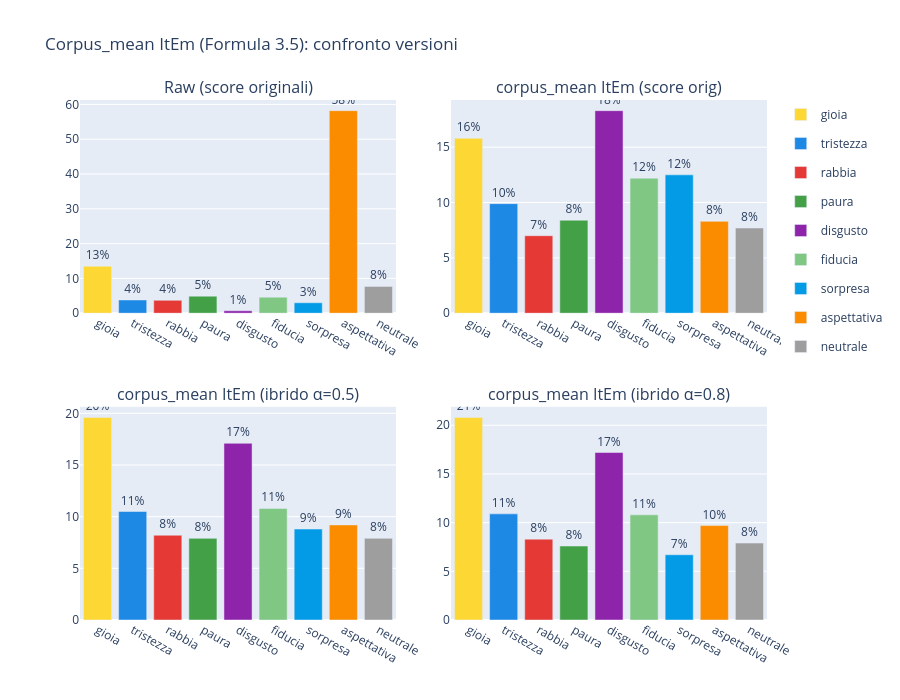

The code cell stored with this chart in its notebook:
### Code cell
results_raw_versions = {}
results_cm_ibridi    = {}
for vname, df_e in MATRICES.items():
    df_raw_v              = detect_emotions(df_corpus, df_tokens, df_e)
    results_raw_versions[vname] = df_raw_v
    results_cm_ibridi[vname], _ = apply_corpus_mean_norm(df_raw_v)

plot_emotion_grid(
    panels=[
        ('Raw (score originali)',            df_raw),
        ('corpus_mean ItEm (score orig)',    results_cm_ibridi['Originale (α=0)']),
        ('corpus_mean ItEm (ibrido α=0.5)', results_cm_ibridi['Ibrido (α=0.5)']),
        ('corpus_mean ItEm (ibrido α=0.8)', results_cm_ibridi['Ibrido (α=0.8)']),
    ],
    total=total,
    title='Corpus_mean ItEm (Formula 3.5): confronto versioni',
).show()

print('\nEffetto corpus_mean ItEm su aspettativa:')
print('{:<30s} | {:>8s} | {:>8s}'.format('Versione', 'Raw', 'corpus_mean'))
print('-' * 53)
for vname in MATRICES:
    c_raw = results_raw_versions[vname]['dominant_emotion'].value_counts()
    c_cm  = results_cm_ibridi[vname]['dominant_emotion'].value_counts()
    print('{:<30s} | {:>7.1f}% | {:>7.1f}%'.format(
        vname,
        c_raw.get('aspettativa', 0) / total * 100,
        c_cm.get('aspettativa',  0) / total * 100))

### Figure 1 — Plotly figure (JSON) as saved in the notebook; plotly's stock layout.template omitted (floating-point values rounded to 4 significant figures)
{"data": [{"legendgroup": "gioia", "marker": {"color": "#FDD835"}, "name": "gioia", "showlegend": true, "text": ["13%"], "textposition": "outside", "x": ["gioia"], "y": [13.5], "type": "bar", "xaxis": "x", "yaxis": "y"}, {"legendgroup": "tristezza", "marker": {"color": "#1E88E5"}, "name": "tristezza", "showlegend": true, "text": ["4%"], "textposition": "outside", "x": ["tristezza"], "y": [3.8], "type": "bar", "xaxis": "x", "yaxis": "y"}, {"legendgroup": "rabbia", "marker": {"color": "#E53935"}, "name": "rabbia", "showlegend": true, "text": ["4%"], "textposition": "outside", "x": ["rabbia"], "y": [3.7], "type": "bar", "xaxis": "x", "yaxis": "y"}, {"legendgroup": "paura", "marker": {"color": "#43A047"}, "name": "paura", "showlegend": true, "text": ["5%"], "textposition": "outside", "x": ["paura"], "y": [4.9], "type": "bar", "xaxis": "x", "yaxis": "y"}, {"legendgroup": "disgusto", "marker": {"color": "#8E24AA"}, "name": "disgusto", "showlegend": true, "text": ["1%"], "textposition": "outside", "x": ["disgusto"], "y": [0.7], "type": "bar", "xaxis": "x", "yaxis": "y"}, {"legendgroup": "fiducia", "marker": {"color": "#81C784"}, "name": "fiducia", "showlegend": true, "text": ["5%"], "textposition": "outside", "x": ["fiducia"], "y": [4.6], "type": "bar", "xaxis": "x", "yaxis": "y"}, {"legendgroup": "sorpresa", "marker": {"color": "#039BE5"}, "name": "sorpresa", "showlegend": true, "text": ["3%"], "textposition": "outside", "x": ["sorpresa"], "y": [3.0], "type": "bar", "xaxis": "x", "yaxis": "y"}, {"legendgroup": "aspettativa", "marker": {"color": "#FB8C00"}, "name": "aspettativa", "showlegend": true, "text": ["58%"], "textposition": "outside", "x": ["aspettativa"], "y": [58.2], "type": "bar", "xaxis": "x", "yaxis": "y"}, {"legendgroup": "neutrale", "marker": {"color": "#9E9E9E"}, "name": "neutrale", "showlegend": true, "text": ["8%"], "textposition": "outside", "x": ["neutrale"], "y": [7.7], "type": "bar", "xaxis": "x", "yaxis": "y"}, {"legendgroup": "gioia", "marker": {"color": "#FDD835"}, "name": "gioia", "showlegend": false, "text": ["16%"], "textposition": "outside", "x": ["gioia"], "y": [15.8], "type": "bar", "xaxis": "x2", "yaxis": "y2"}, {"legendgroup": "tristezza", "marker": {"color": "#1E88E5"}, "name": "tristezza", "showlegend": false, "text": ["10%"], "textposition": "outside", "x": ["tristezza"], "y": [9.9], "type": "bar", "xaxis": "x2", "yaxis": "y2"}, {"legendgroup": "rabbia", "marker": {"color": "#E53935"}, "name": "rabbia", "showlegend": false, "text": ["7%"], "textposition": "outside", "x": ["rabbia"], "y": [7.0], "type": "bar", "xaxis": "x2", "yaxis": "y2"}, {"legendgroup": "paura", "marker": {"color": "#43A047"}, "name": "paura", "showlegend": false, "text": ["8%"], "textposition": "outside", "x": ["paura"], "y": [8.4], "type": "bar", "xaxis": "x2", "yaxis": "y2"}, {"legendgroup": "disgusto", "marker": {"color": "#8E24AA"}, "name": "disgusto", "showlegend": false, "text": ["18%"], "textposition": "outside", "x": ["disgusto"], "y": [18.3], "type": "bar", "xaxis": "x2", "yaxis": "y2"}, {"legendgroup": "fiducia", "marker": {"color": "#81C784"}, "name": "fiducia", "showlegend": false, "text": ["12%"], "textposition": "outside", "x": ["fiducia"], "y": [12.2], "type": "bar", "xaxis": "x2", "yaxis": "y2"}, {"legendgroup": "sorpresa", "marker": {"color": "#039BE5"}, "name": "sorpresa", "showlegend": false, "text": ["12%"], "textposition": "outside", "x": ["sorpresa"], "y": [12.5], "type": "bar", "xaxis": "x2", "yaxis": "y2"}, {"legendgroup": "aspettativa", "marker": {"color": "#FB8C00"}, "name": "aspettativa", "showlegend": false, "text": ["8%"], "textposition": "outside", "x": ["aspettativa"], "y": [8.3], "type": "bar", "xaxis": "x2", "yaxis": "y2"}, {"legendgroup": "neutrale", "marker": {"color": "#9E9E9E"}, "name": "neutrale", "showlegend": false, "text": ["8%"], "textposition": "outside", "x": ["neutrale"], "y": [7.7], "type": "bar", "xaxis": "x2", "yaxis": "y2"}, {"legendgroup": "gioia", "marker": {"color": "#FDD835"}, "name": "gioia", "showlegend": false, "text": ["20%"], "textposition": "outside", "x": ["gioia"], "y": [19.6], "type": "bar", "xaxis": "x3", "yaxis": "y3"}, {"legendgroup": "tristezza", "marker": {"color": "#1E88E5"}, "name": "tristezza", "showlegend": false, "text": ["11%"], "textposition": "outside", "x": ["tristezza"], "y": [10.5], "type": "bar", "xaxis": "x3", "yaxis": "y3"}, {"legendgroup": "rabbia", "marker": {"color": "#E53935"}, "name": "rabbia", "showlegend": false, "text": ["8%"], "textposition": "outside", "x": ["rabbia"], "y": [8.2], "type": "bar", "xaxis": "x3", "yaxis": "y3"}, {"legendgroup": "paura", "marker": {"color": "#43A047"}, "name": "paura", "showlegend": false, "text": ["8%"], "textposition": "outside", "x": ["paura"], "y": [7.9], "type": "bar", "xaxis": "x3", "yaxis": "y3"}, {"legendgroup": "disgusto", "marker": {"color": "#8E24AA"}, "name": "disgusto", "showlegend": false, "text": ["17%"], "textposition": "outside", "x": ["disgusto"], "y": [17.1], "type": "bar", "xaxis": "x3", "yaxis": "y3"}, {"legendgroup": "fiducia", "marker": {"color": "#81C784"}, "name": "fiducia", "showlegend": false, "text": ["11%"], "textposition": "outside", "x": ["fiducia"], "y": [10.8], "type": "bar", "xaxis": "x3", "yaxis": "y3"}, {"legendgroup": "sorpresa", "marker": {"color": "#039BE5"}, "name": "sorpresa", "showlegend": false, "text": ["9%"], "textposition": "outside", "x": ["sorpresa"], "y": [8.8], "type": "bar", "xaxis": "x3", "yaxis": "y3"}, {"legendgroup": "aspettativa", "marker": {"color": "#FB8C00"}, "name": "aspettativa", "showlegend": false, "text": ["9%"], "textposition": "outside", "x": ["aspettativa"], "y": [9.2], "type": "bar", "xaxis": "x3", "yaxis": "y3"}, {"legendgroup": "neutrale", "marker": {"color": "#9E9E9E"}, "name": "neutrale", "showlegend": false, "text": ["8%"], "textposition": "outside", "x": ["neutrale"], "y": [7.9], "type": "bar", "xaxis": "x3", "yaxis": "y3"}, {"legendgroup": "gioia", "marker": {"color": "#FDD835"}, "name": "gioia", "showlegend": false, "text": ["21%"], "textposition": "outside", "x": ["gioia"], "y": [20.8], "type": "bar", "xaxis": "x4", "yaxis": "y4"}, {"legendgroup": "tristezza", "marker": {"color": "#1E88E5"}, "name": "tristezza", "showlegend": false, "text": ["11%"], "textposition": "outside", "x": ["tristezza"], "y": [10.9], "type": "bar", "xaxis": "x4", "yaxis": "y4"}, {"legendgroup": "rabbia", "marker": {"color": "#E53935"}, "name": "rabbia", "showlegend": false, "text": ["8%"], "textposition": "outside", "x": ["rabbia"], "y": [8.3], "type": "bar", "xaxis": "x4", "yaxis": "y4"}, {"legendgroup": "paura", "marker": {"color": "#43A047"}, "name": "paura", "showlegend": false, "text": ["8%"], "textposition": "outside", "x": ["paura"], "y": [7.6], "type": "bar", "xaxis": "x4", "yaxis": "y4"}, {"legendgroup": "disgusto", "marker": {"color": "#8E24AA"}, "name": "disgusto", "showlegend": false, "text": ["17%"], "textposition": "outside", "x": ["disgusto"], "y": [17.2], "type": "bar", "xaxis": "x4", "yaxis": "y4"}, {"legendgroup": "fiducia", "marker": {"color": "#81C784"}, "name": "fiducia", "showlegend": false, "text": ["11%"], "textposition": "outside", "x": ["fiducia"], "y": [10.8], "type": "bar", "xaxis": "x4", "yaxis": "y4"}, {"legendgroup": "sorpresa", "marker": {"color": "#039BE5"}, "name": "sorpresa", "showlegend": false, "text": ["7%"], "textposition": "outside", "x": ["sorpresa"], "y": [6.7], "type": "bar", "xaxis": "x4", "yaxis": "y4"}, {"legendgroup": "aspettativa", "marker": {"color": "#FB8C00"}, "name": "aspettativa", "showlegend": false, "text": ["10%"], "textposition": "outside", "x": ["aspettativa"], "y": [9.7], "type": "bar", "xaxis": "x4", "yaxis": "y4"}, {"legendgroup": "neutrale", "marker": {"color": "#9E9E9E"}, "name": "neutrale", "showlegend": false, "text": ["8%"], "textposition": "outside", "x": ["neutrale"], "y": [7.9], "type": "bar", "xaxis": "x4", "yaxis": "y4"}], "layout": {"xaxis": {"anchor": "y", "domain": [0.0, 0.46]}, "yaxis": {"anchor": "x", "domain": [0.59, 1.0]}, "xaxis2": {"anchor": "y2", "domain": [0.54, 1.0]}, "yaxis2": {"anchor": "x2", "domain": [0.59, 1.0]}, "xaxis3": {"anchor": "y3", "domain": [0.0, 0.46]}, "yaxis3": {"anchor": "x3", "domain": [0.0, 0.41]}, "xaxis4": {"anchor": "y4", "domain": [0.54, 1.0]}, "yaxis4": {"anchor": "x4", "domain": [0.0, 0.41]}, "annotations": [{"font": {"size": 16}, "showarrow": false, "text": "Raw (score originali)", "x": 0.23, "xanchor": "center", "xref": "paper", "y": 1.0, "yanchor": "bottom", "yref": "paper"}, {"font": {"size": 16}, "showarrow": false, "text": "corpus_mean ItEm (score orig)", "x": 0.77, "xanchor": "center", "xref": "paper", "y": 1.0, "yanchor": "bottom", "yref": "paper"}, {"font": {"size": 16}, "showarrow": false, "text": "corpus_mean ItEm (ibrido α=0.5)", "x": 0.23, "xanchor": "center", "xref": "paper", "y": 0.41, "yanchor": "bottom", "yref": "paper"}, {"font": {"size": 16}, "showarrow": false, "text": "corpus_mean ItEm (ibrido α=0.8)", "x": 0.77, "xanchor": "center", "xref": "paper", "y": 0.41, "yanchor": "bottom", "yref": "paper"}], "title": {"text": "Corpus_mean ItEm (Formula 3.5): confronto versioni"}, "barmode": "group", "height": 700}}
